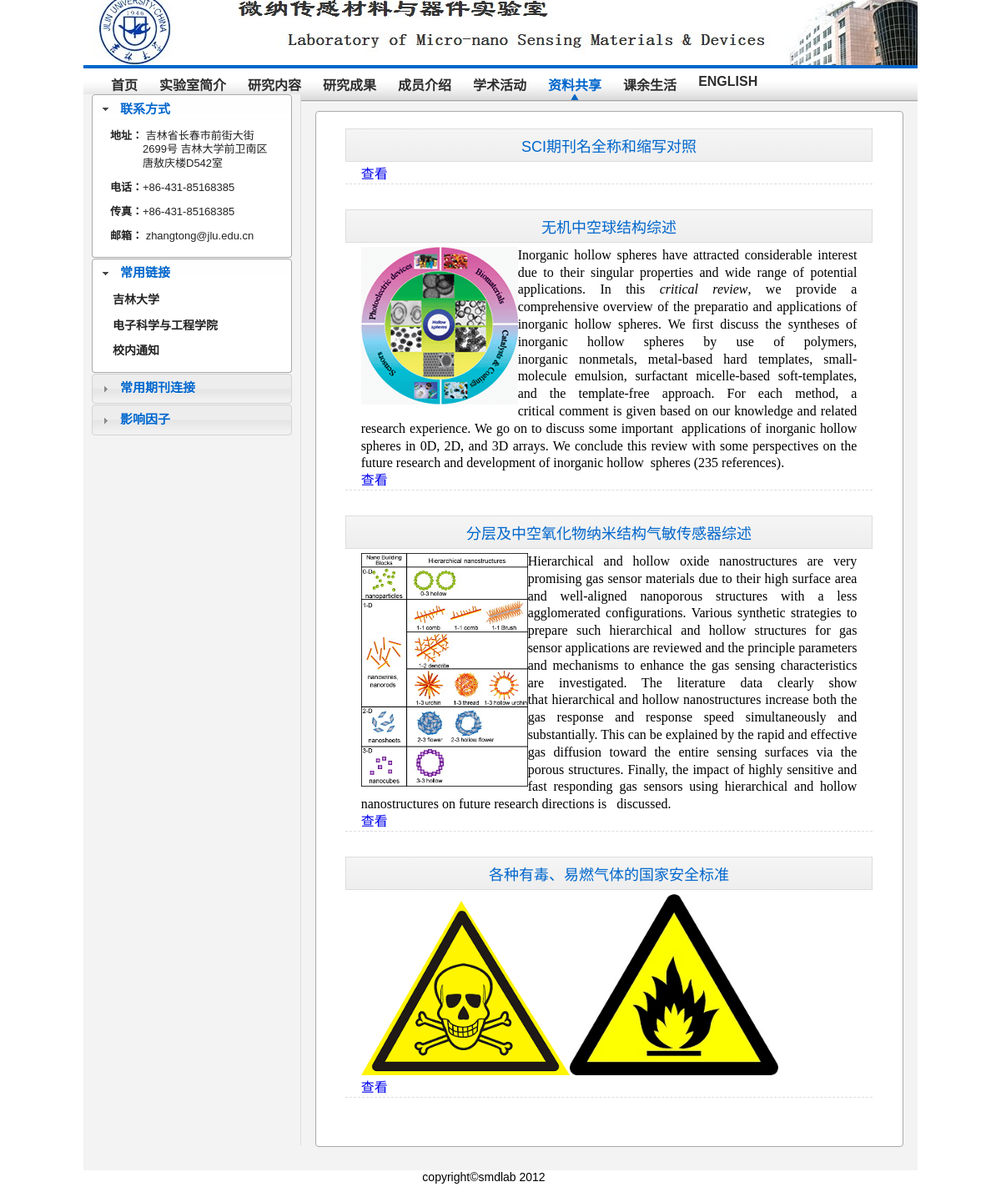
The page /library.php on the database its author committed.
### tables this page shows
CREATE TABLE `contact` (
  `c_id` int(11) NOT NULL auto_increment,
  `c_address` varchar(100) default NULL,
  `c_tel` varchar(50) default NULL,
  `c_fax` varchar(50) default NULL,
  `c_email` varchar(50) default NULL,
  PRIMARY KEY  (`c_id`)
);

CREATE TABLE `link` (
  `l_id` int(11) NOT NULL auto_increment,
  `l_name` varchar(100) NOT NULL default '',
  `l_mark` tinyint(1) NOT NULL default '0',
  `l_content` varchar(100) NOT NULL default '',
  PRIMARY KEY  (`l_id`)
);

CREATE TABLE `recommend` (
  `re_id` int(11) NOT NULL auto_increment,
  `re_name` varchar(100) NOT NULL default '',
  `re_abstract` text NOT NULL,
  `re_link` varchar(100) NOT NULL default '',
  PRIMARY KEY  (`re_id`)
);

### config/library.php (called while the page is built)
<?php
    $per = 10;
?>

### include/sidebar_library.php (the view, shortened to what this page needs)
<?php
$result = mysql_query("SELECT * FROM contact where C_id=1");
$row = mysql_fetch_array($result);
?>
<div id="sidebar_nav_1" class="sidebar_nav">
	<h3><a href="#">联系方式</a></h3>
	<div>
		<ul>
		    <li><strong>地址：</strong><?php echo $row[1] ?> </li>
			<li><strong>电话：</strong><?php echo $row[2] ?> </li>
			<li><strong>传真：</strong><?php echo $row[3] ?> </li>
			<li><strong>邮箱：</strong><?php echo $row[4] ?> </li>
		</ul>
	</div>
</div>
<div id="sidebar_nav_4" class="sidebar_nav bold_a">
	<h3><a href="#">常用链接</a></h3>
	<div>
		<ul>
		<?php
		    $result = mysql_query("SELECT * FROM link where l_mark=1");
			while($row = mysql_fetch_array($result)){
		?>
		    <li><a href="<?php echo $row['l_content']?>" target="_blank" ><?php echo $row['l_name']?></a></li>
		<?php
		    }
		?>
		</ul>
	</div>
</div>
<div id="sidebar_nav_2" class="sidebar_nav">
	<h3><a href="#">常用期刊连接</a></h3>
</div>
<div id="sidebar_nav_3" class="sidebar_nav bold_a">
	<h3><a href="#">影响因子</a></h3>
</div>

### library.php (shortened to what this page needs)
<!DOCTYPE html PUBLIC "-//W3C//DTD XHTML 1.0 Transitional//EN" "http://www.w3.org/TR/xhtml1/DTD/xhtml1-transitional.dtd">
<html xmlns="http://www.w3.org/1999/xhtml">
<head>
<?php include("./include/media/css.php");?>
<link rel="stylesheet" type="text/css" href="./media/css/library.css" />
<link rel="stylesheet" type="text/css" href="./media/third_party/fancybox/jquery.fancybox-1.3.4.css" media="screen" />
</head>
<body>
<?php require("./config/library.php");?>
<div id="wrapper">
<?php include("./include/header.php");?>
<div id="content">
    <div id="sidebar">
	    <?php include("./include/sidebar_library.php");?>
	</div>
	<div id="main">
	    <div id="area">
		<?php
			$result = mysql_query("select * from recommend limit 0, $per");
			$index = 0;
			while($row = mysql_fetch_array($result)){
			$index++;
		?>
		    <div class="item">
			    <h3 class="shadow_title"><?php echo $row['re_name'];?></h3>
			    <div class="item_content">
				    <?php echo $row['re_abstract'];?>
				    <a href="<?php echo $row['re_link'];?>"  target="_blank">查看</a>
				</div>
			</div>
		<?php
		    }
			$sql1 = "select count(re_id) as count from recommend";
			$result1 = mysql_query($sql1);
			if ($row1 = mysql_fetch_array($result1)) {
			    if ($row1["count"] > $per) {
		?>
		<div id="more" class="more"><a href="javascript:more(<?php echo $index;?>)">更多<em></em></a></div>
		<?php
		        } else {
		?>
		<br/>
        <?php
				}
			}
		?>
		</div>
	</div>
</div>
<?php include("./include/footer.php");?>
</div>
</body>
</html>

### include/media/css.php
<link rel="stylesheet" type="text/css" href="./media/css/common/layout.css"/>
<link rel="stylesheet" type="text/css" href="./media/css/common/color.css"/>
<link rel="stylesheet" type="text/css" href="./media/css/common/font.css" />
<link rel="stylesheet" type="text/css" href="./media/css/common/component.css" />
<link rel="stylesheet" type="text/css" href="./media/third_party/jquery-ui/css/smoothness/jquery-ui-1.8.20.custom.css" />

### include/header.php
<div id="header">
    <div id="banner">
	</div>
	<hr />
    <div class="nav">
	    <ul>
		    <li id="index_li"><a href="index.php">首页</a></li>
		    <li id="intro_li"><a href="introduction.php">实验室简介</a></li>
		    <li id="research_li"><a href="research.php">研究内容</a></li>
		    <li id="publications_li"><a href="publications.php">研究成果</a></li>
		    <li id="people_li"><a href="people.php">成员介绍</a></li>
		    <li id="academic_li"><a href="academic.php">学术活动</a></li>
		    <li id="library_li"><a href="library.php">资料共享</a></li>
		    <li id="photos_li"><a href="photos.php">课余生活</a></li>
		    <li id="contact_li"><a href="contact.php">ENGLISH</a></li>
		</ul>
	</div>
</div>

### include/footer.php (shortened to what this page needs)
<div id="footer">
    <div class="copyright">
	    <table>
		    <tr>
			    <td class="copyright_td">copyright&copysmdlab 2012 </td>
			</tr>
		</table>
	</div>
</div>

### media/css/common/layout.css (style rules this page uses)
#header #banner { height: 98px; margin: 10px 0 0px 0; }
#header .nav { height: 40px; }
#header .nav ul { margin:0 ; padding: 0 20px; height: 100%; }
#header .nav ul li { float: left; height: 31px; _height: 38px; padding: 7px 13px 0 13px; }
#header hr { margin: 0; }
#content { position: relative; min-height: 870px; }
#sidebar { min-height: 830px; _height: 860px; width: 240px; padding: 0 10px 10px 10px; margin: 10px 0 0 0; }
#sidebar .sidebar_nav { width: 240px; margin: auto; }
#sidebar .sidebar_nav ul { padding: 0; margin: 0 0 10px; }
#sidebar .sidebar_nav ul li { padding: 0; }
#sidebar .sidebar_nav ul li a { display: block; padding: 5px 18px 5px 24px; }
#sidebar .sidebar_nav div { padding: 0; }
#sidebar #sidebar_nav_1 ul li { padding: 5px 18px 5px 60px; }
#main { position: absolute; left: 260px; top: 0px; min-height: 840px; width: 740px; }
#main #area { margin: 10px auto 0px; padding: 0px 0 0px; width: 95%; border-radius: 4px; }
#footer .copyright { margin: auto; height: auto; }
#footer .copyright table { margin: auto; height: auto; }
#footer .copyright table tr td.copyright_td { padding: 0 40px 0 0; }

### media/css/common/color.css (style rules this page uses)
#header #banner { background: white url(../images/banner.jpg) no-repeat 10px 10px; }
#header .nav { background: url(../images/head_nav.gif) repeat-x 50% bottom; }
#header .nav .current_head_nav { background: url(../images/06c.png) no-repeat 50% bottom; }
#header .nav .current_head_nav a { color: #06C; }
#header hr { border:2px #06c solid; }
#content { border-top:1px #fff solid; background: #F3F3F3; }
#sidebar { background: #F3F3F3; border-right: 1px solid #DFDFDF; }
#sidebar .sidebar_nav ul li { border-top: 1px solid #fff; border-bottom: 1px solid #fff; }
#main #area { border: 1px solid #aaa; background: #fff; }

### media/css/common/component.css (style rules this page uses)
#area .item { margin: 24px auto 0; width: 90%; }
#area h3 { padding: 0 0 4px 20px; letter-spacing: 0px; border-bottom: 1px solid #CEE1EE; text-align: left; margin: 20px auto 5px; font: normal 18px arial,sans-serif; color: #06c; }
#main .shadow_title { font-family: 微软雅黑,arial,sans-serif; border: 1px solid #ddd; background-image: -webkit-linear-gradient(top, #f5f5f5, #eee) ; background: -moz-linear-gradient(top, #f5f5f5, #eee) repeat scroll 0 0 transparent; filter:progid:DXImageTransform.Microsoft.gradient(startColorstr='#f5f5f5',endColorstr='#eeeeee'); padding: 6px 23px; }

### media/css/library.css (style rules this page uses)
#main #area .item { margin: 20px auto 30px; border-bottom: 1px dashed #ddd; line-height: 1.3; }
#main #area .item .item_content { margin: 0px auto; width: 94%; }
#main #area .item .item_content p { margin: 5px auto; }

### rows shown on the page
contact: c_address "吉林省长春市前街大街2699号 吉林大学前卫南区唐敖庆楼D542室", c_tel "+86-431-85168385", c_fax "+86-431-85168385", c_email "zhangtong@jlu.edu.cn"
link: l_name "吉林大学"
link: l_name "电子科学与工程学院"
link: l_name "校内通知"
recommend: re_name "SCI期刊名全称和缩写对照"
recommend: re_name "无机中空球结构综述", re_abstract (picture), re_abstract "Inorganic hollow spheres have attracted considerable interest due to their singular properties and wide range of potential applications. In this critical review , we provide a comprehensive overview of the preparatio and applications of inorganic hollow spheres. We first discuss the syntheses of inorganic hollow spheres by use of polymers , inorganic nonmetals , metal-based hard templates, small-molecule emulsion, surfactant micelle-based soft-templates, and the template-free approach. For each method, a critical comment is given based on our knowledge and related research experience. We go on to discuss some important applications of inorganic hollow spheres in 0D, 2D, and 3D arrays. We…"
recommend: re_name "分层及中空氧化物纳米结构气敏传感器综述", re_abstract (picture), re_abstract "Hierarchical and hollow oxide nanostructures are very promising gas sensor materials due to their high surface area and well-aligned nanoporous structures with a less agglomerated configurations. Various synthetic strategies to prepare such hierarchical and hollow structures for gas sensor applications are reviewed and the principle parameters and mechanisms to enhance the gas sensing characteristics are investigated. The literature data clearly show that hierarchical and hollow nanostructures increase both the gas response and response speed simultaneously and substantially. This can be explained by the rapid and effective gas diffusion toward the entire sensing surfaces via the porous…"
recommend: re_name "各种有毒、易燃气体的国家安全标准", re_abstract (picture)
